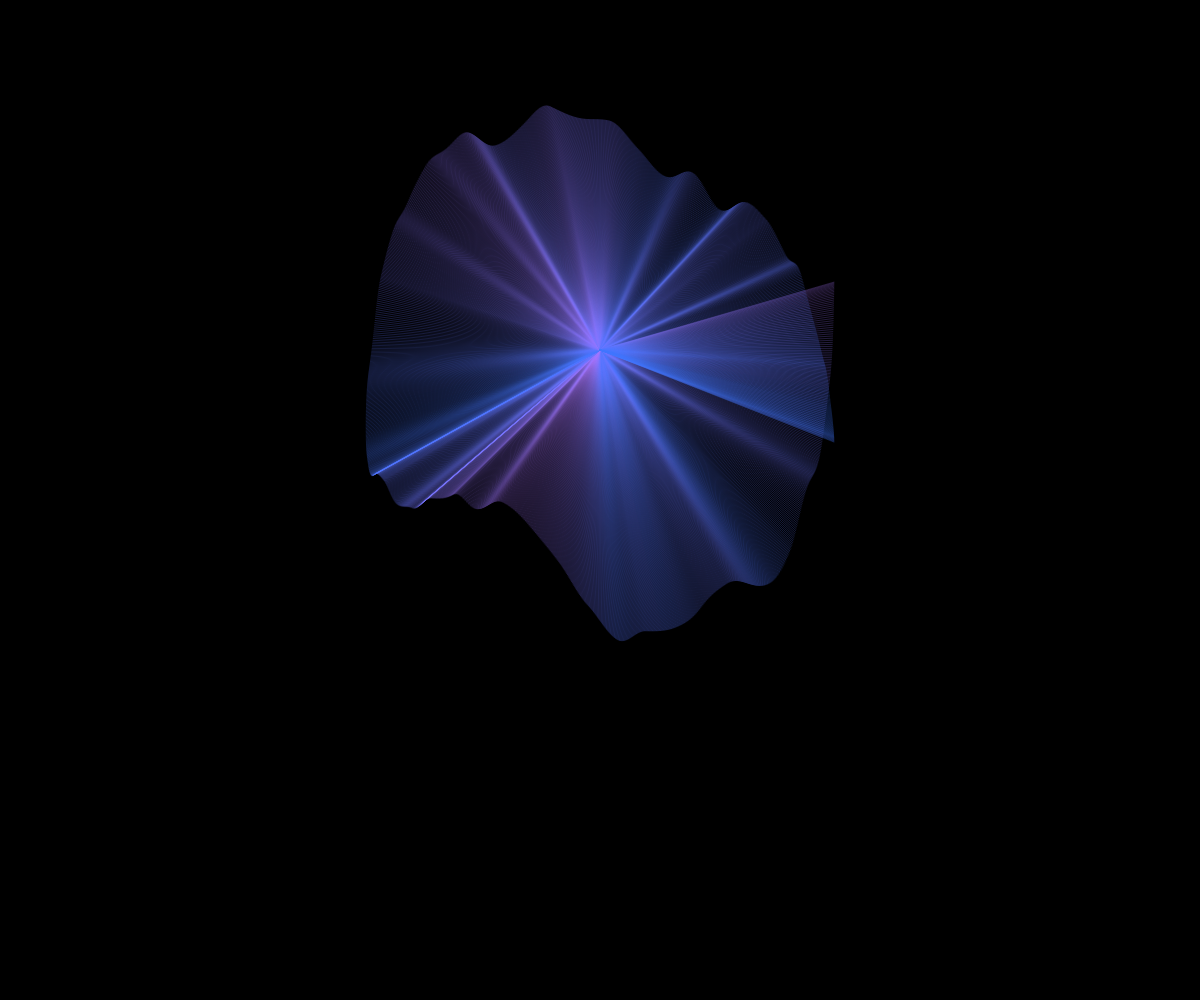
Frame 1 (no input)
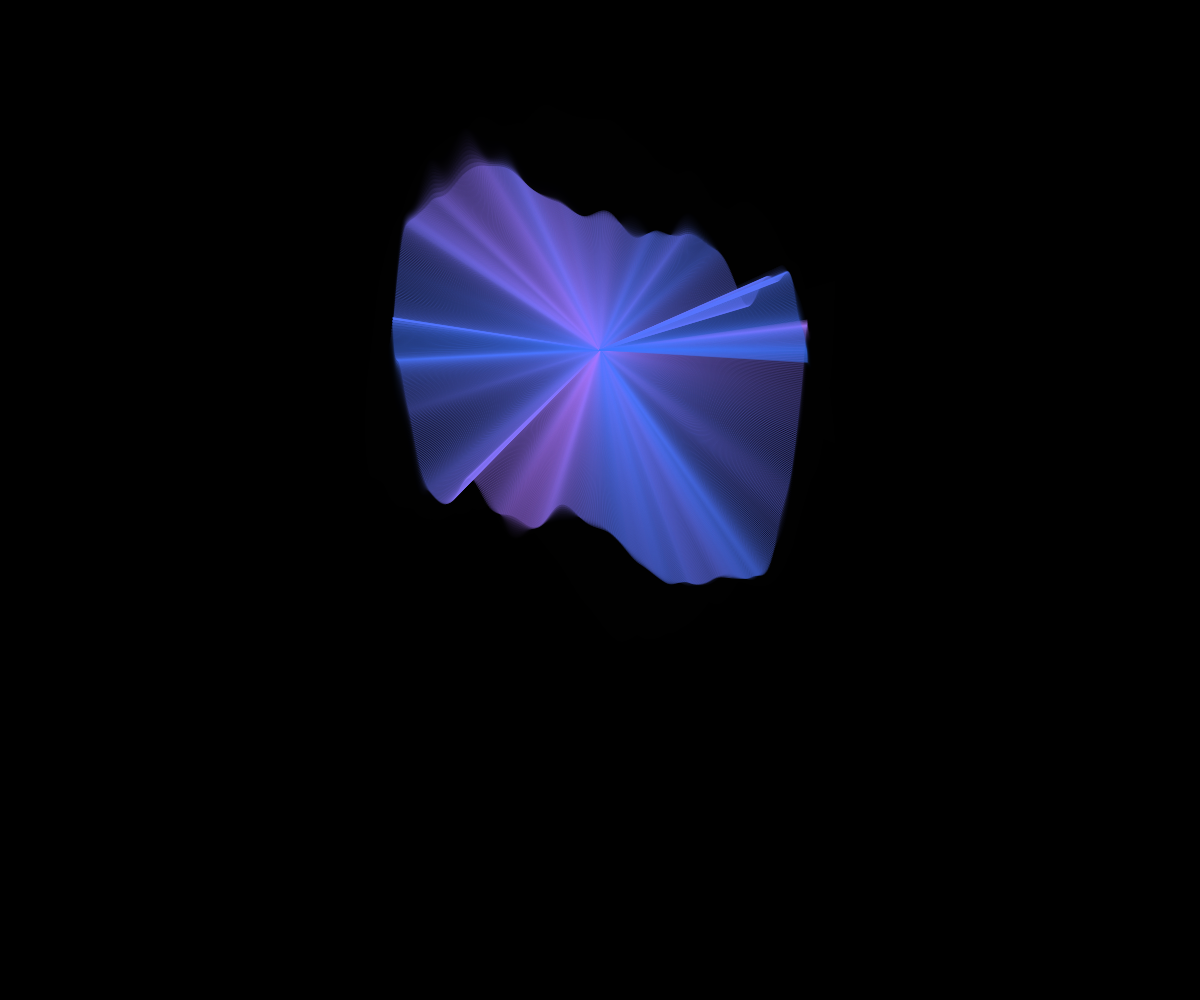
Frame 60 (no input)
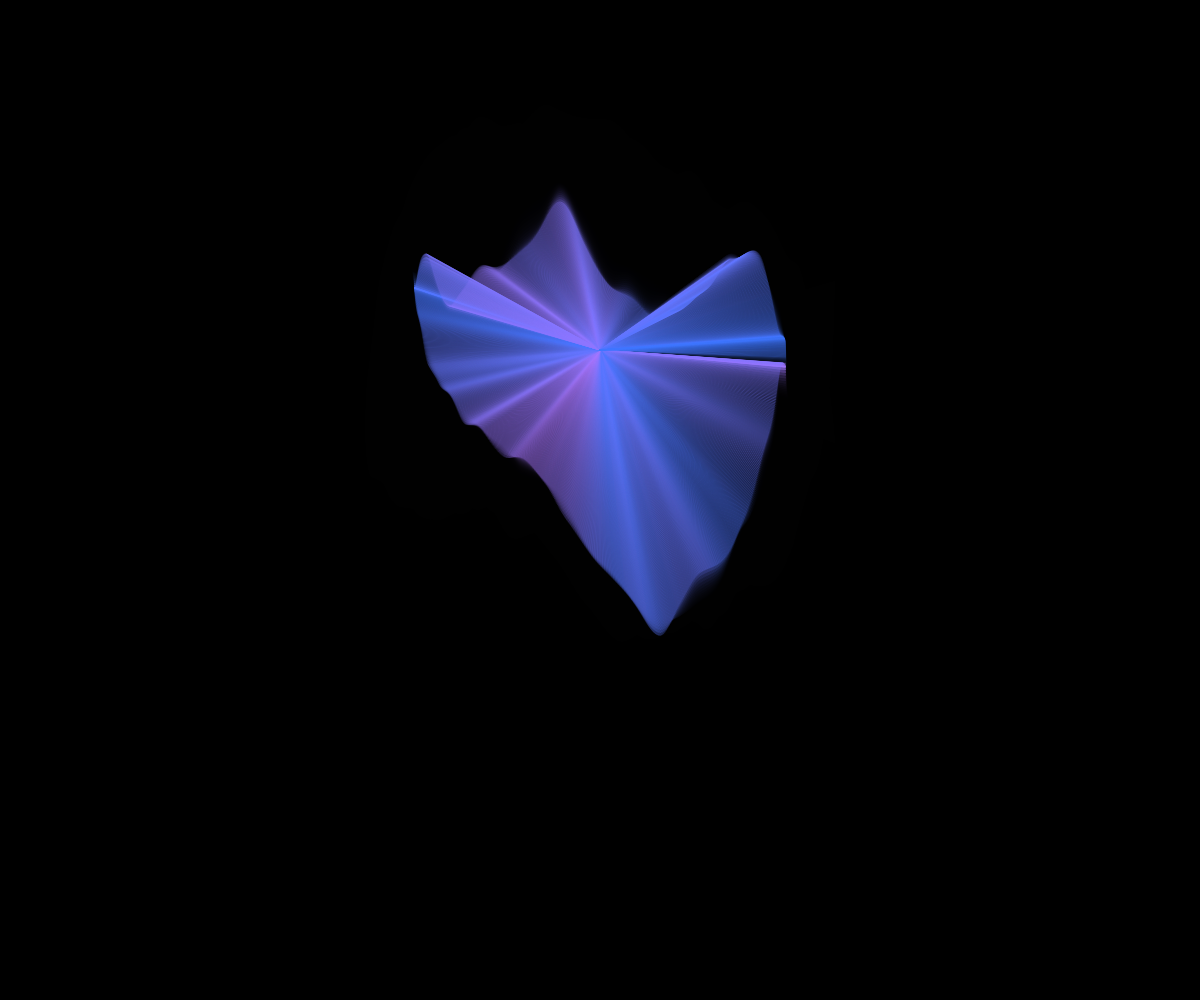
Frame 120 (the mouse pressed at the canvas centre since frame 60)

The p5.js sketch that drew these frames (run headless with seeded random() and noise() and a simulated clock; from frame 60 on, the mouse is pressed at the canvas centre):

// p5.js sketch
// ── sketch.js
let offsetX = 0, offsetY = 0; // Offsets for dragging the shape
let initialMouseX = 0, initialMouseY = 0; // Initial mouse coordinates on drag start
let dragging = false; // Dragging state

function setup() {
  createCanvas(window.innerWidth, window.innerHeight);
  frameRate(60);
  background(0);
}

function draw() {
  let i = frameCount;
  background(0,70);

  const centerX = width / 2 + offsetX;
  const centerY = height / 2 + offsetY;

  drawNoiseShape(i, centerX, centerY);
}

function drawNoiseShape(i, centerX, centerY) {
  stroke(255, 20);
  strokeWeight(1);
  noFill();
  translate(centerX, centerY - 150); // Center the shape based on drag

  for (let angle = 0; angle <= 360; angle += 0.2) {
    const radius = 200 * noise(i / 300) + 100;
    const x = radius * cos(radians(angle));
    const y = radius * sin(radians(angle)) + (200 - noise(radians(angle), i / 100) * 400);
    stroke(noise(radians(angle)) * 255, 120, 255, 60);
    line(0, 0, x, y);
  }

  resetMatrix(); // Reset the translation after drawing
}

function mousePressed() {
  // Record the start position of a drag
  initialMouseX = mouseX;
  initialMouseY = mouseY;
  dragging = true;
}

function mouseDragged() {
  if (dragging) {
    // Update the offset based on mouse movement
    offsetX += mouseX - initialMouseX;
    offsetY += mouseY - initialMouseY;
    
    // Update the initial positions for the next call
    initialMouseX = mouseX;
    initialMouseY = mouseY;
  }
}

function mouseReleased() {
  dragging = false;
}
